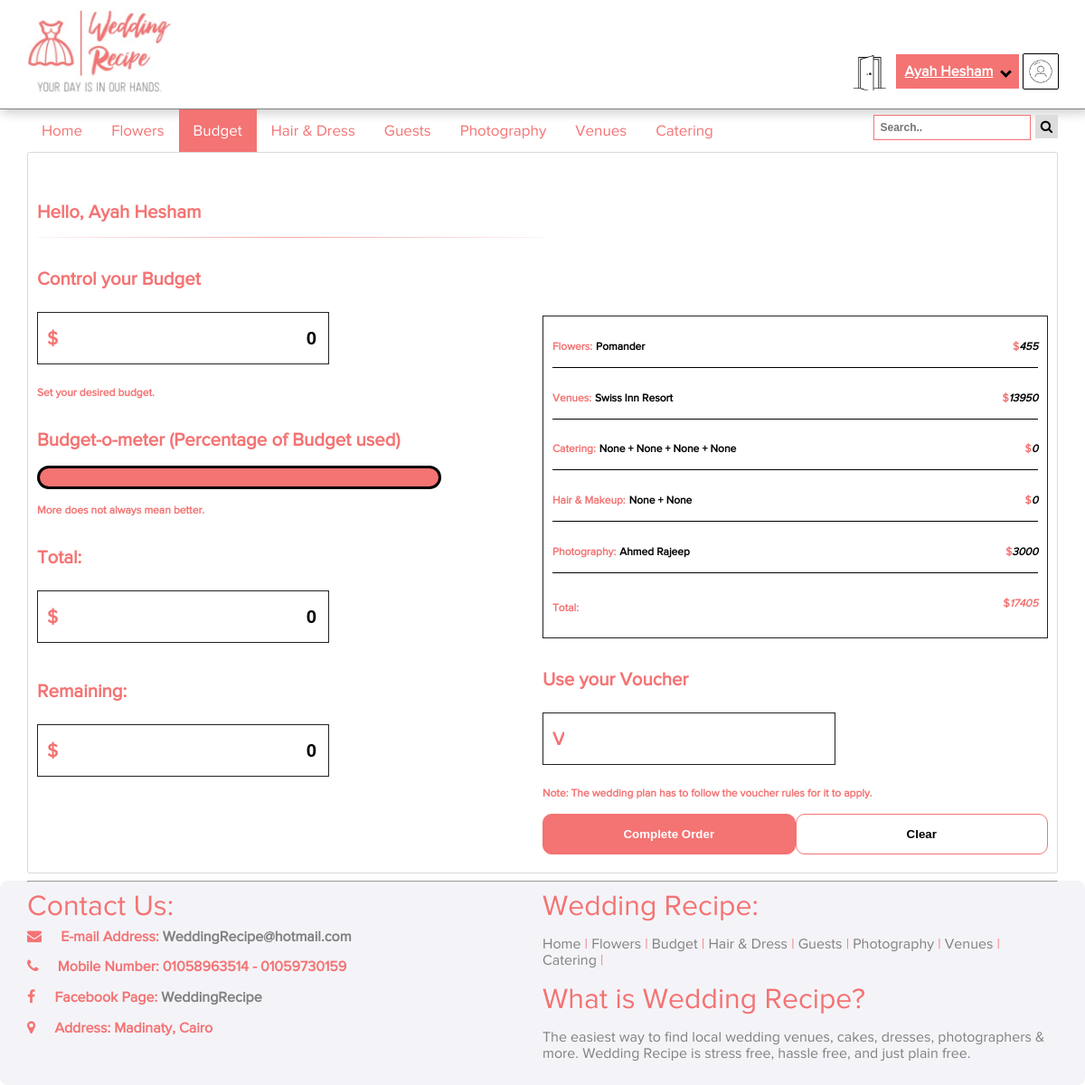
Page /budget.php (signed in) on the committed database.
### tables this page shows
CREATE TABLE `budget` (
  `ID` int(11) NOT NULL,
  `Flower` varchar(20) DEFAULT NULL,
  `Photographer` varchar(30) DEFAULT NULL,
  `Hair` varchar(20) DEFAULT NULL,
  `Dress` varchar(20) DEFAULT NULL,
  `Appetizer` varchar(20) DEFAULT NULL,
  `MainDish` varchar(20) DEFAULT NULL,
  `Dessert` varchar(20) DEFAULT NULL,
  `Venue` varchar(20) DEFAULT NULL,
  `Beverage` varchar(20) DEFAULT NULL
);

CREATE TABLE `flower` (
  `Name` varchar(30) NOT NULL,
  `Type` varchar(20) NOT NULL,
  `Price` int(11) NOT NULL,
  `Description` text NOT NULL,
  `Photo` text NOT NULL
);

CREATE TABLE `reservation` (
  `ID` int(11) NOT NULL,
  `VenueName` varchar(20) NOT NULL,
  `GuestNumber` int(11) NOT NULL,
  `TotalPrice` int(11) NOT NULL,
  `WeddingDate` date NOT NULL
);

### budget.php (the view, shortened to what this page needs)
<!DOCTYPE html>
<html lang="en">
    <head>
        <link href="https://maxcdn.bootstrapcdn.com/font-awesome/4.7.0/css/font-awesome.min.css" rel="stylesheet">
        <link rel="stylesheet" href="includes/styles.css">
		<?php
			$conn = OpenCon();
			$UName = "Visitor";
			if(isset($_SESSION["UserID"])){
				$UName = $_SESSION['UserLogin'];
			}
			$Flower = "None";
			$Grapher = "None";
			$Hair = "None";
			$Dress = "None";
			$Appetizer = "None";
			$MainDish = "None";
			$Dessert = "None";
			$Venue = "None";
			$Bev = "None";
			$FlowerPrice = 0;
			$PhotoPrice = 0;
			$HairPrice = 0;
			$DressPrice = 0;
			$AppetizerPrice = 0;
			$MainDishPrice = 0;
			$DessertPrice = 0;
			$BeveragePrice = 0;
			$VenuePrice = 0;
			$Total = 0;
			if(isset($_SESSION["UserID"])){
				$ID = $_SESSION["UserID"];
				$sqlSelect = "SELECT * FROM budget WHERE ID = '$ID'";
				$result = mysqli_query($conn, $sqlSelect);
				$resultArr = $result->fetch_assoc();
				if($resultArr["Flower"]){
					$Flower = $resultArr["Flower"];
					$PriceQuery = "SELECT Price FROM flower WHERE Name = '$Flower'";
					$resultFlower = mysqli_query($conn, $PriceQuery);
					$FlowerArr = $resultFlower->fetch_assoc();
					$FlowerPrice = $FlowerArr["Price"];
					$Total += $FlowerPrice;
				}
				if($resultArr["Photographer"]){
					$Grapher = $resultArr["Photographer"];
					$PriceQuery = "SELECT Price FROM photographer WHERE Name = '$Grapher'";
					$resultPhotographer = mysqli_query($conn, $PriceQuery);
					$PhotoArr = $resultPhotographer->fetch_assoc();
					$PhotoPrice = $PhotoArr["Price"];
					$Total += $PhotoPrice;
				}
				if($resultArr["Venue"]){
					$Venue = $resultArr["Venue"];
					$PriceQuery = "SELECT VenueName, TotalPrice FROM reservation WHERE ID = '$ID'";
					$resultVenue = mysqli_query($conn, $PriceQuery);
					$VenueArr = $resultVenue->fetch_assoc();
					$Venue = $VenueArr["VenueName"];
					$VenuePrice = $VenueArr["TotalPrice"];
					$Total += $VenuePrice;
				}
			}
		?>
    </head>
    <body>
        <header>
            <div id="topbar">
                <img id="logo-main" src="images/WRLogo.jpg" alt="Logo Thing main logo">
                <div id="RegistrationButtons">
                </div>
            </div>
            <div class="topnav" id="myTopnav">
                <a href="home.php">Home</a>
                <a href="Flowers.php">Flowers</a>
                <a href="budget.php" class="active">Budget</a>
                <a href="hair&dress.php">Hair &amp; Dress</a>
                <a href="guests.php">Guests</a>
                <a href="photography.php">Photography</a>
                <a href="venues.php">Venues</a>
                <a href="Catering.php">Catering</a>
                <div id="SearchContainer">
                    <input type="text"  placeholder="Search..">
                    <button type="submit"><i class="fa fa-search"></i></button>
                </div>
            </div>
        </header>
        <div class="main">
            <div id="BudgetSection">
                <div class="row">
                    <div class="column">
                        <h1 class = "headings">Hello, <?php  echo "$UName"; ?></h1>
                        <hr class="Seperator"/>
                        <h2 class = "headings">Control your Budget</h2>
                        <span class="currency">$<input type="text" name="currencyIN" value="0"></span>
                        <h4>Set your desired budget.</h4>
                        <h1 class = "headings">Budget-o-meter (Percentage of Budget used)</h1>
                        <div id="Progressbar">
                            <div></div>
                        </div>
                        <h4>More does not always mean better.</h4>
						<h2 class = "headings">Total:</h2>
                        <span class="currency">$<input type="text" name="TotalOut" value="0" readonly></span>
                        <h2 class = "headings">Remaining:</h2>
                        <span class="currency">$<input type="text" name="RemainingOut" value="0" name="CurrencyVoucher" readonly></span>
                    </div>
                    <div class="column">
                        <div class="CategorySection">
                            <div class="CategoryPanel">
                                <h4 class="CategoryName">Flowers: </h4>
								<h4 class="CategoryTag"><?php echo "$Flower"; ?></h4>
                                <h4 class="CategoryValue">$<i class = "Value"><?php echo "$FlowerPrice"; ?></i></h4>
                            </div>
                            <div class="CategoryPanel">
                                <h4 class="CategoryName">Venues: </h4>
								<h4 class="CategoryTag"><?php echo "$Venue"; ?></h4>
                                <h4 class="CategoryValue">$<i class = "Value"><?php echo "$VenuePrice"; ?></i></h4>
                            </div>
                            <div class="CategoryPanel">
                                <h4 class="CategoryName">Catering: </h4>
								<h4 class="CategoryTag"><?php echo "$Appetizer"." + "."$MainDish"." + "."$Dessert"." + "."$Bev"; ?></h4>
                                <h4 class="CategoryValue">$<i class = "Value"><?php $Catering = $AppetizerPrice + $MainDishPrice + $DessertPrice + $BeveragePrice; echo "$Catering"; ?></i></h4>
                            </div>
                            <div class="CategoryPanel">
                                <h4 class="CategoryName">Hair &amp; Makeup: </h4>
								<h4 class="CategoryTag"><?php echo "$Hair"." + "."$Dress"; ?></h4>
                                <h4 class="CategoryValue">$<i class = "Value"><?php $HairDress = $HairPrice + $DressPrice; echo "$HairDress"; ?></i></h4>
                            </div>
                            <div class="CategoryPanel">
                                <h4 class="CategoryName">Photography: </h4>
								<h4 class="CategoryTag"><?php echo "$Grapher"; ?></h4>
                                <h4 class="CategoryValue">$<i class = "Value"><?php echo "$PhotoPrice"; ?></i></h4>
                            </div>
							<div class="CategoryPanel">
                                <h4 class="CategoryName">Total: </h4>
                                <h4 class="CategoryValue">$<i id="TotalV"><?php echo "$Total"; ?></i></h4>
                            </div>
                        </div>
                        <h2 class = "headings">Use your Voucher</h2>
                        <span class="currency">V<input type="text" name="VoucherIN" ></span>
                        <h4>Note: The wedding plan has to follow the voucher rules for it to apply.</h4>
						<button type="submit" id="signup" class="buttn signupbtn" name="SignUpSubmit" value="Sign Up">Complete Order</button>
						<button type="button" class="buttn cancelbtn">Clear</button>
                    </div>
                </div>
            </div>
        </div>
        <footer>
            <hr/>
            <div class="row">
                <div class="column">
                    <p class = "ft1"> Contact Us: </p>
                    <i class="fa fa-envelope"></i>
                    <h4 class = "ft"> E-mail Address: <a href="#" class = "links" >WeddingRecipe@hotmail.com</a></h4>
                    <br>
                    <i class="fa fa-phone"></i>
                    <h4 class = "ft"> Mobile Number: 01058963514 - 01059730159</h4>
                    <br>
                    <i class="fa fa-facebook"> </i>
                    <h4 class = "ft">Facebook Page:<a href="#" class ="links"> WeddingRecipe </a></h4>
                    <br>
                    <i class="fa fa-map-marker"></i>
                    <h4 class = "ft">Address: Madinaty, Cairo </h4>
                    <br>
                </div>
                <div class="column ft2">
                    <p class="ft1">Wedding Recipe: </p>
                    <ul class="ft3">
                        <li class="ft2"><a href = "home.php">Home </a>|</li>
                        <li class="ft2"><a href = "Flowers.php">Flowers </a>|</li>
                        <li class="ft2"><a href = "budget.php">Budget </a>|</li>
                        <li class="ft2"><a href = "hair&dress.php">Hair & Dress </a>|</li>
                        <li class="ft2"><a href = "guests.php">Guests </a>|</li>
                        <li class="ft2"><a href = "photography.php">Photography </a>|</li>
                        <li class="ft2"><a href = "venues.php">Venues </a>|</li>
                        <li class="ft2"><a href = "Catering.php">Catering </a>|</li>
                    </ul>
					<p class="ft1">What is Wedding Recipe? </p>
                    <p class="links">The easiest way to find local wedding venues, cakes, dresses, photographers & more. Wedding Recipe is stress free, hassle free,
					and just plain free.</p>
                </div>
            </div>
        </footer>
    </body>
</html>

### includes/styles.css (style rules this page uses)
:root { --main-color: #F47373; }
#logo-main { display: inline-block; margin: 10px 30px; width: 160px; height: auto; }
#topbar { border-bottom: solid 1px grey; -webkit-box-shadow: 3px 3px 11px 1px rgba(0, 0, 0, 0.20); -moz-box-shadow: 3px 3px 11px 1px rgba(0, 0, 0, 0.20); box-shadow: 3px 3px 11px 1px rgba(0, 0, 0, 0.20); width: 100%; }
.topnav { overflow: hidden; margin: 0 30px; }
.topnav a { float: left; display: block; color: var(--main-color); text-align: center; padding: 14px 16px; text-decoration: none; font-size: 17px; }
.topnav #SearchContainer { float: right; padding: 6px 0; transition: all 0.5s ease-out; }
.topnav input[type=text] { display: inline; color: var(--main-color); padding: 6px 6px; text-decoration: none; font-size: 1vw; border: 1.5px solid var(--main-color); outline: none; font-weight: bold; }
.topnav button[type=submit] { display: inline; padding: 5px 6px; background: #ddd; font-size: 1.2vw; border: none; cursor: pointer; }
.active { background-color: var(--main-color); color: white !important; }
#RegistrationButtons { display: inline-block; position: absolute; top: 60px; right: 30px; }
.buttn { padding: 6px 20px; min-width: 120px; border: 1.5px solid var(--main-color); border-radius: 10px; font-weight: bold; cursor: pointer; background-color: white; }
.main { margin-left: 30px; margin-right: 30px; text-align: justify; min-height: 395px; }
body { margin: 0; font-family: "ProximaNova", Helvetica, Arial, sans-serif; }
.Seperator { border: 0; height: 1px; background-image: -webkit-linear-gradient(left, #fcf4f4, #f4a7a7, #fcf4f4); background-image: -moz-linear-gradient(left, #f9d4d4, #f4a7a7, #f9d4d4); background-image: -ms-linear-gradient(left, #f9d4d4, #f4a7a7, #f9d4d4); background-image: -o-linear-gradient(left, #f9d4d4, #f4a7a7, #f9d4d4); }
.headings { text-align: left; font-size: 1.7vw; margin-top: 30px; line-height: 30px; }
* { box-sizing: border-box; }
.signupbtn { background-color: var(--main-color); color: white; }
.cancelbtn, .signupbtn { float: left; width: 50%; padding: 14px 20px; }
#BudgetSection { width: 100%; border: 1px solid #d9d9d9; border-radius: 3px; padding: 20px 10px; }
#BudgetSection h4 { font-size: 1vw; }
.currency { display: inline-block; vertical-align: middle; border: 1px solid #222; margin: 5px 0 8px; text-align: right; position: relative; font-size: 1.7vw; line-height: 30px; font-weight: 600; padding-left: 10px; }
.currency input { font-size: 1.7vw; line-height: 30px; font-weight: 600; border: 0; padding: 13px 13px; text-align: right; }
.CategorySection { border: 1px solid #222; margin-top: 160px; }
.CategoryPanel { color: var(--main-color); margin: 10px; }
.CategoryPanel:not(:last-child) { border-bottom: 1px solid black; }
.CategoryPanel .CategoryName { display: inline-block; text-align: left; }
.CategoryPanel .CategoryValue { display: inline-block; float: right; }
.Value { color:black; }
.CategoryTag { display: inline-block; text-align:center; color:black; }
#Progressbar { background-color: black; border-radius: 13px; padding: 3px; width: 80%; }
#Progressbar div { background-color: var(--main-color); transition: all 0.5s ease-out; width: 100%; height: 20px; border-radius: 10px; }
.ft { display: inline-block; padding-left: 1%; margin: 1% 2%; list-style-type: none; text-decoration: none; line-height: 1.4em; }
.ft a { text-decoration: none; }
.row { display: flex; }
.column { flex: 50%; color: var(--main-color); }
.ft1 { margin: 0% 0%; font-size: 2em; }
.ft2 { display: inline-block; }
.ft2 a { text-decoration: none; color: grey; }
.ft3 { padding-left: 0%; list-style-type: none; }
footer { border-radius: 8px 8px 8px 8px; background-color: #f4f4f8; padding: 0px 30px 10px 30px; }
.links { text-decoration: none; color: gray; }

### rows in the picture
budget: Flower "Pomander", Photographer "Ahmed Rajeep"
flower: Price "455"
reservation: VenueName "Swiss Inn Resort", TotalPrice "13950"

### other values in the picture
$UName "Ayah Hesham"
$Appetizer "None"
$MainDish "None"
$Dessert "None"
$Bev "None"
$Catering "0"
$Hair "None"
$Dress "None"
$HairDress "0"
$PhotoPrice "3000"
$Total "17405"
